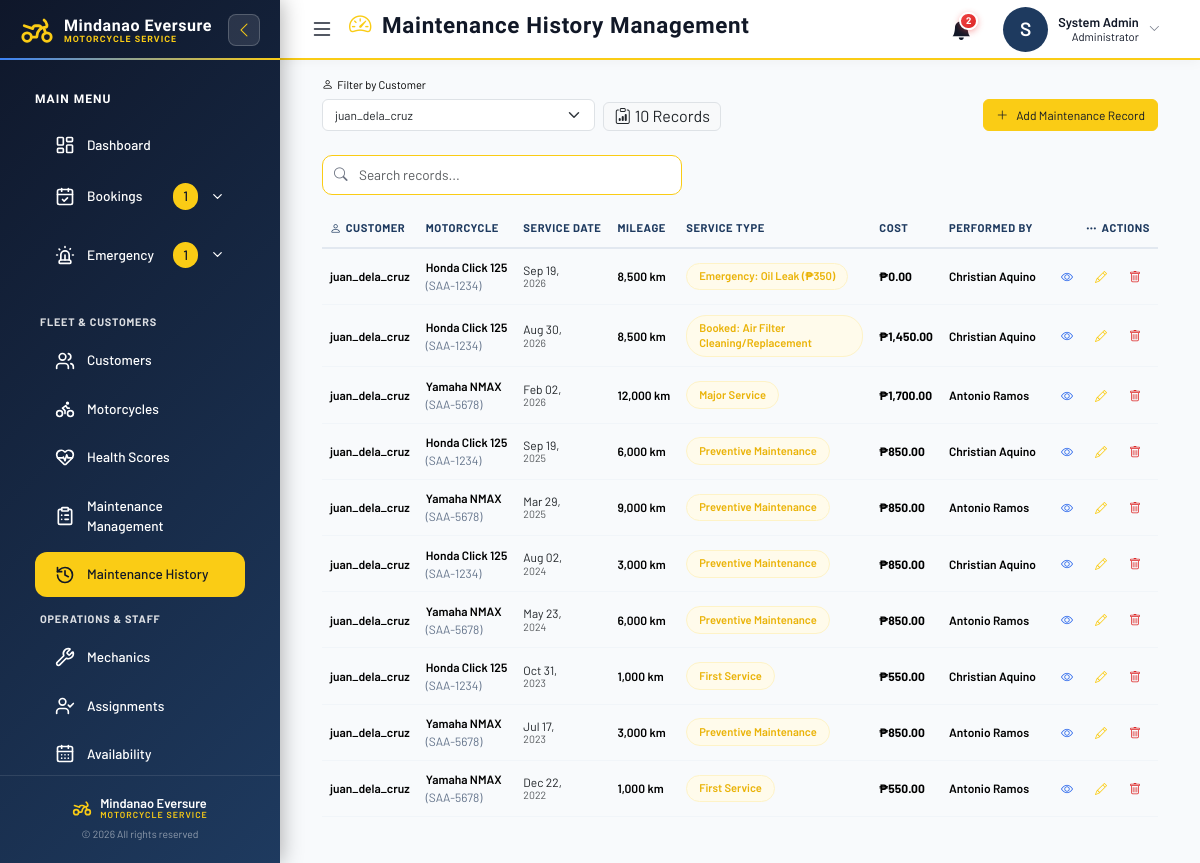
Page /admin_maintenance_history.php?customer_id=34 (signed in) on the committed database.
### tables this page shows
CREATE TABLE `maintenance_history` (
  `id` int(11) NOT NULL AUTO_INCREMENT,
  `motorcycle_id` int(11) NOT NULL,
  `customer_id` int(11) NOT NULL,
  `service_date` date NOT NULL,
  `mileage` int(11) NOT NULL,
  `service_type` varchar(100) NOT NULL,
  `parts_replaced` text DEFAULT NULL,
  `cost` decimal(10,2) NOT NULL,
  `mechanic_remarks` text DEFAULT NULL,
  `performed_by` varchar(100) DEFAULT NULL,
  `created_at` timestamp NOT NULL DEFAULT current_timestamp(),
  `updated_at` timestamp NOT NULL DEFAULT current_timestamp() ON UPDATE current_timestamp(),
  PRIMARY KEY (`id`),
  KEY `idx_maintenance_motorcycle` (`motorcycle_id`),
  KEY `idx_maintenance_customer` (`customer_id`),
  KEY `idx_maintenance_date` (`service_date`)
);

CREATE TABLE `users` (
  `id` int(11) NOT NULL AUTO_INCREMENT,
  `username` varchar(100) NOT NULL,
  `email` varchar(100) NOT NULL,
  `password` varchar(255) NOT NULL,
  `phone` varchar(20) DEFAULT NULL,
  `address` text DEFAULT NULL,
  `birthdate` date DEFAULT NULL,
  `gender` enum('Male','Female','Other') DEFAULT NULL,
  `status` varchar(20) DEFAULT 'Active',
  `archived` tinyint(1) DEFAULT 0,
  `role` enum('admin','customer','mechanic') DEFAULT 'customer',
  `created_at` timestamp NOT NULL DEFAULT current_timestamp(),
  `name` varchar(100) NOT NULL DEFAULT '',
  PRIMARY KEY (`id`),
  UNIQUE KEY `email` (`email`)
);

### admin_maintenance_history.php (the view, shortened to what this page needs)
<?php
require 'motorcycle_health_helper.php';
$customers = [];
try {
    $customers = $pdo->query("SELECT id, username as name FROM users WHERE role='customer' ORDER BY username ASC")->fetchAll(PDO::FETCH_ASSOC);
} catch (PDOException $e) {
    error_log("Error fetching dropdown data: " . $e->getMessage());
}
$maintenance_records = [];
$completed_records = [];
$selected_customer = $_GET['customer_id'] ?? '';
try {
    $mhParams = [];
    $mhWhere = 'WHERE 1=1';
    if ($selected_customer) { $mhWhere .= ' AND mh.customer_id = ?'; $mhParams[] = $selected_customer; }
    $stmt = $pdo->prepare("
        SELECT mh.*, 'maintenance' AS source,
               CONCAT(m.brand, ' ', m.model, ' (', m.plate_number, ')') as motorcycle_info,
               c.username as customer_name,
               (SELECT m2.name
                FROM bookings b2
                LEFT JOIN mechanics m2 ON b2.mechanic_id = m2.id
                WHERE b2.user_id = mh.customer_id
                  AND b2.vehicle_id = mh.motorcycle_id
                  AND m2.name IS NOT NULL
                ORDER BY b2.schedule_date DESC, b2.id DESC
                LIMIT 1) as mechanic_name
        FROM maintenance_history mh
        JOIN motorcycles m ON mh.motorcycle_id = m.id
        JOIN users c ON mh.customer_id = c.id
        $mhWhere
        ORDER BY mh.service_date DESC
    ");
    $stmt->execute($mhParams);
    $maintenance_records = $stmt->fetchAll(PDO::FETCH_ASSOC);
} catch (PDOException $e) {
    error_log("Error fetching maintenance history: " . $e->getMessage());
}
$maintenance_history = array_merge($maintenance_records, $completed_records);
usort($maintenance_history, function($a, $b) {
    return strtotime($b['service_date']) - strtotime($a['service_date']);
});
?>
<?php require 'admin_sidebar_template.php'; ?>
<div class="container-fluid mh-content">
    <div class="row g-2 align-items-end filter-row mb-4">
        <div class="col-12 col-md-4">
            <label class="form-label"><i class="bi bi-person me-1"></i>Filter by Customer</label>
            <select class="form-select" onchange="window.location.href='?customer_id='+this.value">
                <?php foreach ($customers as $customer): ?>
                    <option value="<?= $customer['id'] ?>" <?= $selected_customer == $customer['id'] ? 'selected' : '' ?>>
                        <?= htmlspecialchars($customer['name']) ?>
                    </option>
                <?php endforeach; ?>
            </select>
        </div>
        <div class="col-12 col-md-4">
            <div class="d-flex align-items-center h-100">
                <span class="badge bg-light text-dark border fs-6 fw-normal">
                    <i class="bi bi-clipboard-data me-1"></i><?= count($maintenance_history) ?> Records
                </span>
            </div>
        </div>
        <div class="col-12 col-md-4 text-md-end">
            <button type="button" class="btn btn-primary" data-bs-toggle="modal" data-bs-target="#addMaintenanceModal">
                <i class="bi bi-plus-lg me-2"></i>Add Maintenance Record
            </button>
        </div>
    </div>
    <div class="row mb-3">
        <div class="col-12">
            <div class="mh-search-wrapper">
                <input type="text" class="form-control mh-search-input" id="maintenanceSearch" placeholder="Search records..." autocomplete="off">
            </div>
        </div>
    </div>
    <?php if (empty($maintenance_history)): ?>
        <div class="text-center py-5">
            <i class="bi bi-wrench display-1 text-muted"></i>
            <h4 class="mt-3 text-muted">No Maintenance Records Found</h4>
            <p class="text-muted">Start tracking motorcycle maintenance by adding your first service record.</p>
        </div>
    <?php else: ?>
        <div class="table-responsive">
            <table class="table table-hover align-middle" id="maintenanceTable">
                <thead>
                    <tr>
                        <th class="text-nowrap"><i class="bi bi-person me-1"></i>Customer</th>
                        <th class="text-nowrap">Motorcycle</th>
                        <th class="text-nowrap">Service Date</th>
                        <th class="text-nowrap">Mileage</th>
                        <th class="text-nowrap">Service Type</th>
                        <th class="text-nowrap">Cost</th>
                        <th class="text-nowrap">Performed By</th>
                        <th class="text-end text-nowrap"><i class="bi bi-three-dots me-1"></i>Actions</th>
                    </tr>
                </thead>
                <tbody>
                    <?php foreach ($maintenance_history as $record):
                        $mechanicName = htmlspecialchars($record['mechanic_name'] ?: ($record['performed_by'] ?: '-'));
                        $motoParts = explode('(', $record['motorcycle_info'], 2);
                        $motoModel = trim($motoParts[0]);
                        $motoPlate = isset($motoParts[1]) ? '(' . $motoParts[1] : '';
                        $badgeClass = stripos($record['service_type'], 'Booked') !== false ? 'booked' : (stripos($record['service_type'], 'General') !== false ? 'general' : 'booked');
                    ?>
                        <tr>
                            <td>
                                <span class="customer-name"><?= htmlspecialchars($record['customer_name']) ?></span>
                            </td>
                            <td>
                                <div>
                                    <div class="moto-model"><?= htmlspecialchars($motoModel) ?></div>
                                    <div class="moto-plate"><?= htmlspecialchars($motoPlate) ?></div>
                                </div>
                            </td>
                            <td>
                                <div class="date-cell">
                                    <div class="date-line"><?= date('M d,', strtotime($record['service_date'])) ?></div>
                                    <div class="date-line text-muted small"><?= date('Y', strtotime($record['service_date'])) ?></div>
                                </div>
                            </td>
                            <td>
                                <span class="mileage-cell"><?= number_format($record['mileage']) ?> km</span>
                            </td>
                            <td>
                                <span class="service-type-badge <?= $badgeClass ?>">
                                    <?= htmlspecialchars($record['service_type']) ?>
                                </span>
                            </td>
                            <td>
                                <span class="cost-cell">&#8369;<?= number_format($record['cost'], 2) ?></span>
                            </td>
                            <td>
                                <span class="mechanic-name"><?= $mechanicName ?></span>
                            </td>
                            <td class="text-end">
                                <div class="action-group">
                                    <button type="button" class="action-btn view" data-bs-toggle="modal" data-bs-target="#viewMaintenanceModal<?= $record['id'] ?>_<?= $record['source'] ?>" title="View Details">
                                        <i class="bi bi-eye"></i>
                                    </button>
                                    <?php if ($record['source'] === 'maintenance'): ?>
                                    <button type="button" class="action-btn edit" data-bs-toggle="modal" data-bs-target="#editMaintenanceModal<?= $record['id'] ?>_maintenance" title="Edit Record">
                                        <i class="bi bi-pencil"></i>
                                    </button>
                                    <form method="POST" class="d-inline" onsubmit="return confirm('Are you sure you want to delete this maintenance record?')">
                                        <button type="submit" class="action-btn delete" title="Delete Record">
                                            <i class="bi bi-trash"></i>
                                        </button>
                                    </form>
                                    <?php endif; ?>
                                </div>
                            </td>
                        </tr>
                    <?php endforeach; ?>
                </tbody>
            </table>
        </div>
    <?php endif; ?>
</div>
<?php require 'admin_footer.php'; ?>

### admin_sidebar_template.php (style rules this page uses)
:root { --sidebar-width: 280px; --primary-color: #0f172a; --primary-gradient: linear-gradient(135deg, #0f172a 0%, #1e3a5f 100%); --accent-color: #1e3a5f; --accent-gradient: linear-gradient(135deg, #0f172a 0%, #1e3a5f 100%); --bg-light: #f1f5f9; --bg-card: #ffffff; --text-dark: #1e293b; --text-light: #64748b; --success: #10b981; --danger: #ef4444; --info: #3b82f6; --sidebar-bg: #0f172a; }
* { margin: 0; padding: 0; box-sizing: border-box; }
body { font-family: 'Poppins', sans-serif; background: var(--bg-light); color: var(--text-dark); overflow: hidden; width: 100%; height: 100vh; }

### admin_maintenance_history.php (style rules this page uses)
body .btn-primary { background: #FACC15 !important; border-color: #FACC15 !important; color: #111827 !important; box-shadow: none !important; }
:root { --primary-color: #0f172a; --secondary-color: #64748b; --accent-color: #FACC15; --success: #10b981; --danger: #ef4444; --warning: #FACC15; --info: #3b82f6; }
.mh-content { color: #000000; font-size: 0.75rem; flex: 1; min-height: 0; display: flex; flex-direction: column; }
.mh-content .table-responsive { flex: 1; min-height: 0; overflow-y: auto; scrollbar-width: none; -ms-overflow-style: none; }
.mh-content .table { font-size: 0.75rem; color: #000000 !important; background-color: transparent; }
.mh-content .table thead th { background-color: #f8fafc !important; color: #1e3a5f !important; font-weight: 700; border: none; border-bottom: 2px solid #e2e8f0; font-size: 0.7rem; text-transform: uppercase; letter-spacing: 0.05em; position: sticky; top: 0; z-index: 5; }
.mh-content .table tbody tr, .mh-content .table tbody tr:hover, .mh-content .table td { background-color: transparent !important; }
.mh-content .table td { vertical-align: middle; }
.filter-row .form-label { font-size: 0.7rem; color: #000000; margin-bottom: 5px; }
.filter-row .form-select, .filter-row .btn { font-size: 0.75rem; }
.action-group { display: inline-flex; align-items: center; gap: 0.25rem; }
.action-btn { display: inline-flex; align-items: center; justify-content: center; width: 30px; height: 30px; border-radius: 8px; border: 1px solid transparent; font-size: 0.75rem; background: transparent; cursor: pointer; transition: all 0.2s ease; padding: 0; }
.action-btn.view { background: transparent; color: #2563eb; border-color: transparent; }
.action-btn.edit { background: transparent; color: #FACC15; border-color: transparent; }
.action-btn.delete { background: transparent; color: #dc2626; border-color: transparent; }
.service-type-badge { padding: 3px 10px; border-radius: 20px; font-size: 0.7rem; font-weight: 600; background: rgba(250, 204, 21, 0.1); color: #3b82f6; }
.moto-model { font-weight: 600; color: #000; }
.moto-plate { font-size: 0.75rem; color: #64748b; }
.customer-name, .mechanic-name { font-weight: 600; color: #000; font-size: 0.75rem; }
.date-cell .date-line { line-height: 1.2; }
.mileage-cell { font-weight: 600; color: #000; }
.cost-cell { font-weight: 700; color: #000; }
.service-type-badge { display: inline-flex; align-items: center; gap: 0.3rem; padding: 0.35rem 0.75rem; border-radius: 20px; font-size: 0.7rem; font-weight: 600; white-space: normal; line-height: 1.3; max-width: 260px; }
.service-type-badge.booked { background: #fffbeb; color: #EAB308; border: 1px solid #FEF3C7; }
.mh-content .table tbody tr { background: #ffffff; border-bottom: 1px solid #f1f5f9; }
.mh-content .table tbody td { padding: 0.6rem 0.5rem; }
.mh-content .table thead th { padding: 0.6rem 0.5rem; }
.customer-name, .mechanic-name, .moto-model, .mileage-cell, .cost-cell { white-space: nowrap; }
.mh-search-wrapper { position: relative; max-width: 360px; }
.mh-search-input { padding: 0.55rem 2.25rem; border-radius: 10px; border: 1px solid #FACC15; height: 40px; font-size: 0.85rem; background: #ffffff; color: #111827; transition: all 0.2s ease; }

### admin_footer.php (style rules this page uses)
:root { --primary-color: #1e3a5f; --primary-dark: #EAB308; --accent-color: #FACC15; --accent-cyan: #3b82f6; --accent-cyan-dark: #1e3a5f; --bg-light: #F8FAFC; --bg-card: #ffffff; --bg-darker: #ffffff; --text-dark: #111827; --text-light: #6B7280; --text-muted: #6B7280; --border-color: #E2E8F0; --success: #10b981; --danger: #ef4444; --info: #3b82f6; --warning: #FACC15; --sidebar-bg: #0F172A; --accent-gradient: linear-gradient(135deg, #FACC15 0%, #FDE047 100%); }
body { background: var(--bg-light); color: var(--text-dark); font-family: 'Poppins', sans-serif !important; }
.btn-primary { background: #FACC15 !important; border-color: #FACC15 !important; color: #111827 !important; }

### rows in the picture
maintenance_history: users.username "juan_dela_cruz", motoModel "Honda Click 125", motoPlate "(SAA-1234)", service_date "Sep 19,", service_date "2026", mileage "8,500", service_type "Emergency: Oil Leak (₱350)", cost "0.00", mechanicName "Christian Aquino"
maintenance_history: users.username "juan_dela_cruz", motoModel "Honda Click 125", motoPlate "(SAA-1234)", service_date "Aug 30,", service_date "2026", mileage "8,500", service_type "Booked: Air Filter Cleaning/Replacement", cost "1,450.00", mechanicName "Christian Aquino"
maintenance_history: users.username "juan_dela_cruz", motoModel "Yamaha NMAX", motoPlate "(SAA-5678)", service_date "Feb 02,", service_date "2026", mileage "12,000", service_type "Major Service", cost "1,700.00", mechanicName "Antonio Ramos"
maintenance_history: users.username "juan_dela_cruz", motoModel "Honda Click 125", motoPlate "(SAA-1234)", service_date "Sep 19,", service_date "2025", mileage "6,000", service_type "Preventive Maintenance", cost "850.00", mechanicName "Christian Aquino"
maintenance_history: users.username "juan_dela_cruz", motoModel "Yamaha NMAX", motoPlate "(SAA-5678)", service_date "Mar 29,", service_date "2025", mileage "9,000", service_type "Preventive Maintenance", cost "850.00", mechanicName "Antonio Ramos"
maintenance_history: users.username "juan_dela_cruz", motoModel "Honda Click 125", motoPlate "(SAA-1234)", service_date "Aug 02,", service_date "2024", mileage "3,000", service_type "Preventive Maintenance", cost "850.00", mechanicName "Christian Aquino"
maintenance_history: users.username "juan_dela_cruz", motoModel "Yamaha NMAX", motoPlate "(SAA-5678)", service_date "May 23,", service_date "2024", mileage "6,000", service_type "Preventive Maintenance", cost "850.00", mechanicName "Antonio Ramos"
maintenance_history: users.username "juan_dela_cruz", motoModel "Honda Click 125", motoPlate "(SAA-1234)", service_date "Oct 31,", service_date "2023", mileage "1,000", service_type "First Service", cost "550.00", mechanicName "Christian Aquino"
maintenance_history: users.username "juan_dela_cruz", motoModel "Yamaha NMAX", motoPlate "(SAA-5678)", service_date "Jul 17,", service_date "2023", mileage "3,000", service_type "Preventive Maintenance", cost "850.00", mechanicName "Antonio Ramos"
maintenance_history: users.username "juan_dela_cruz", motoModel "Yamaha NMAX", motoPlate "(SAA-5678)", service_date "Dec 22,", service_date "2022", mileage "1,000", service_type "First Service", cost "550.00", mechanicName "Antonio Ramos"

### other values in the picture
$pendingCount "1"
$emergencyCount "1"
$pageTitle "Maintenance History Management"
$adminNotificationCount "2"
substr($adminName, 0, 1) "S"
$adminName "System Admin"
count($maintenance_history) "10"
form field value "juan_dela_cruz"
